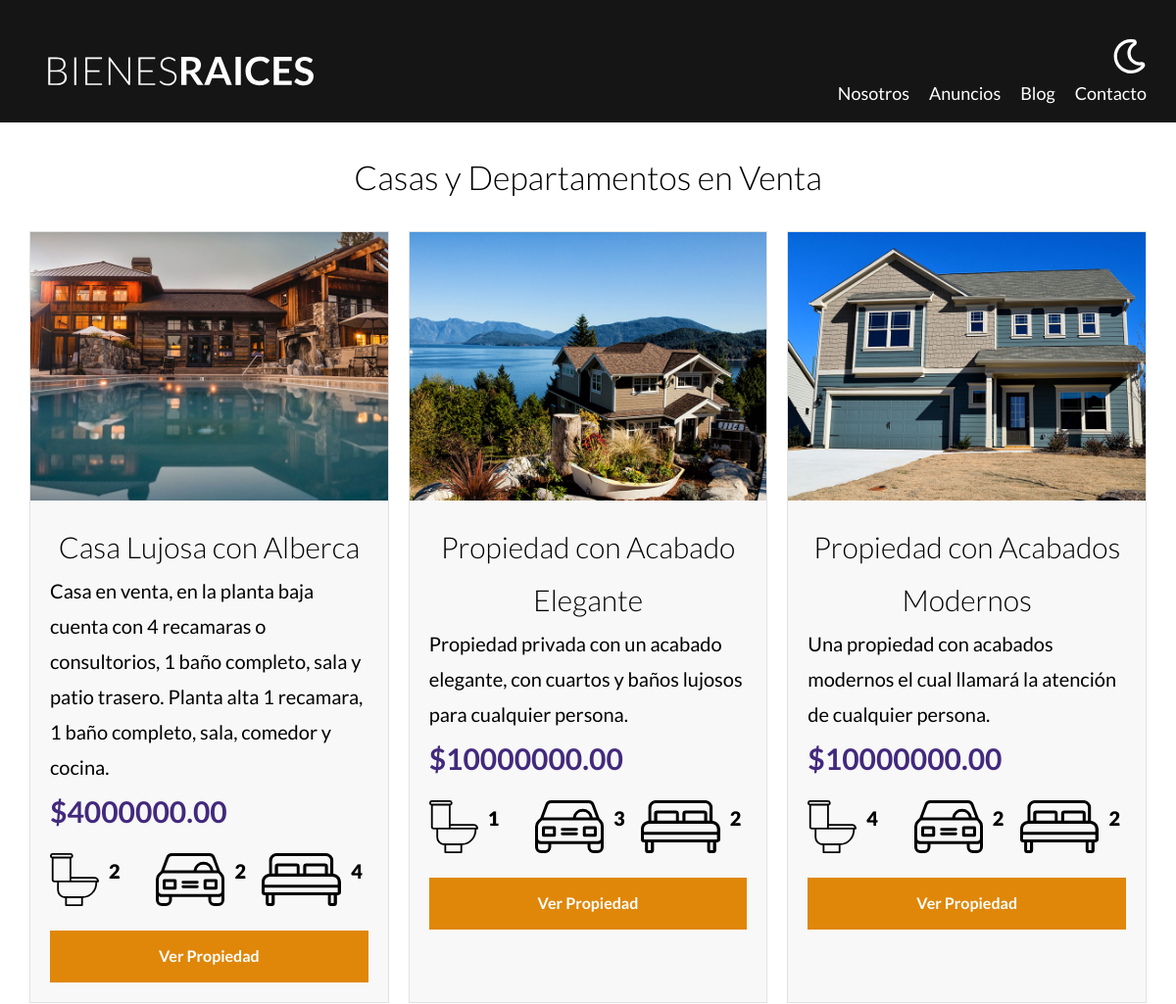
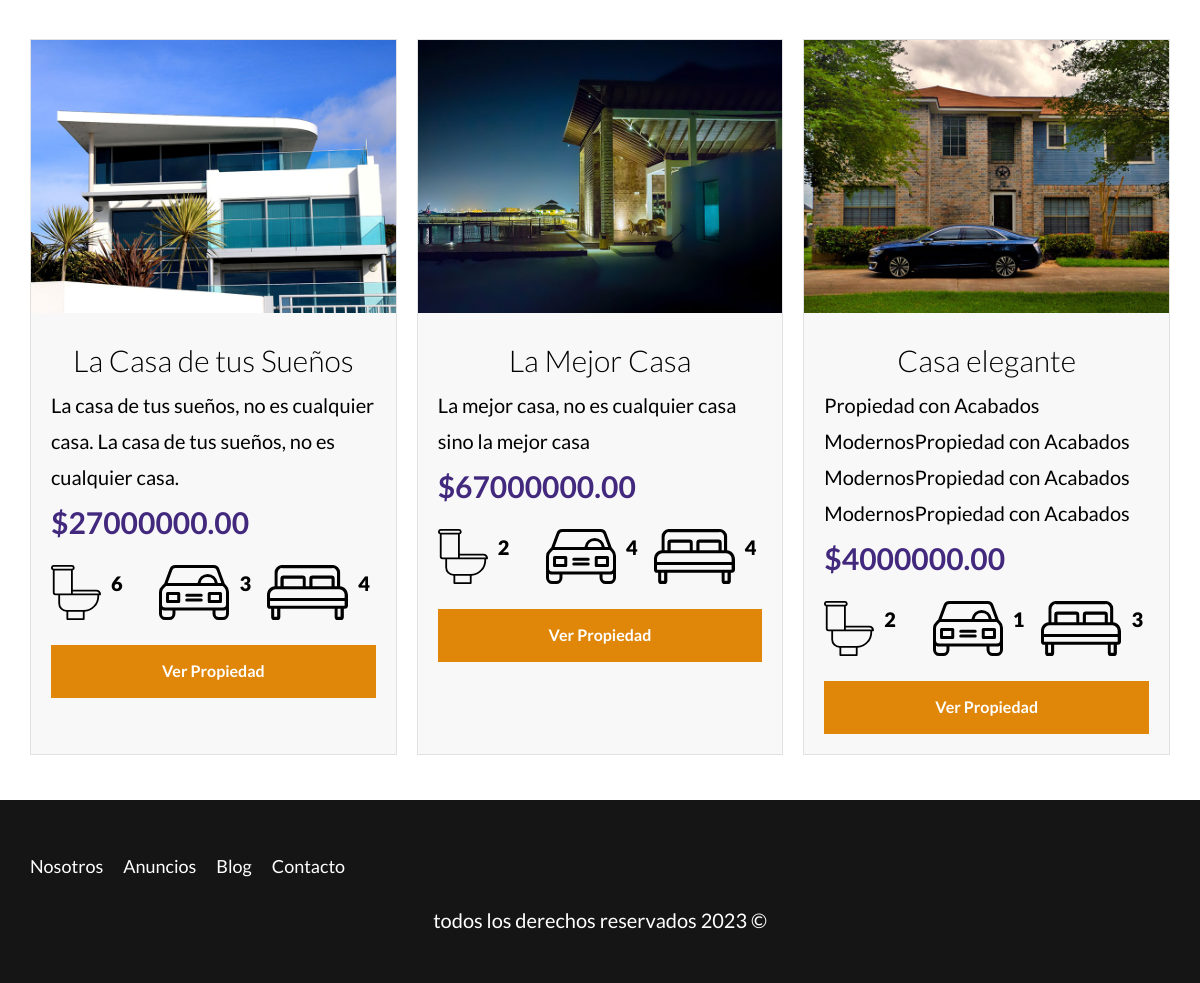
Screenshot of /properties with the database file from the repository (2 pictures, top to bottom).
### tables this page shows
CREATE TABLE `propiedades` (
  `id` int NOT NULL AUTO_INCREMENT,
  `nombre` varchar(45) DEFAULT NULL,
  `precio` decimal(10,2) DEFAULT NULL,
  `imagen` varchar(200) DEFAULT NULL,
  `descripcion` longtext,
  `habitaciones` int DEFAULT NULL,
  `wc` int DEFAULT NULL,
  `estacionamiento` int DEFAULT NULL,
  `creado` date DEFAULT NULL,
  `vendedores_id` int NOT NULL,
  PRIMARY KEY (`id`),
  KEY `fk_propiedades_vendedores_idx` (`vendedores_id`),
  CONSTRAINT `fk_propiedades_vendedores` FOREIGN KEY (`vendedores_id`) REFERENCES `vendedores` (`id`)
);

### controllers/PageController.php (called while the page is built, shortened)
<?php
class PageController {
    public static function properties(Router $router) {
        $properties = Property::all();
        $router->view('pages/properties', [
            'properties' => $properties
        ]);
    }
}

### public/index.php (called while the page is built, shortened)
<?php
$router = new Router();
$router->get('/admin', [PropertyController::class, 'index']);
$router->get('/properties/create', [PropertyController::class, 'create']);
$router->post('/properties/create', [PropertyController::class, 'create']);
$router->get('/properties/update', [PropertyController::class, 'update']);
$router->post('/properties/update', [PropertyController::class, 'update']);
$router->post('/properties/delete', [PropertyController::class, 'delete']);
$router->get('/sellers/create', [SellerController::class, 'create']);
$router->post('/sellers/create', [SellerController::class, 'create']);
$router->get('/sellers/update', [SellerController::class, 'update']);
$router->post('/sellers/update', [SellerController::class, 'update']);
$router->post('/sellers/delete', [SellerController::class, 'delete']);
$router->get('/blog/create', [ArticleController::class, 'create']);
$router->post('/blog/create', [ArticleController::class, 'create']);
$router->get('/blog/update', [ArticleController::class, 'update']);
$router->post('/blog/update', [ArticleController::class, 'update']);
$router->post('/blog/delete', [ArticleController::class, 'delete']);
$router->get('/', [PageController::class, 'index']);
$router->get('/about-us', [PageController::class, 'about_us']);
$router->get('/properties', [PageController::class, 'properties']);
$router->get('/property', [PageController::class, 'property']);
$router->get('/blog', [PageController::class, 'blog']);
$router->get('/article', [PageController::class, 'article']);
$router->get('/contact', [PageController::class, 'contact']);
$router->post('/contact', [PageController::class, 'contact']);
$router->checkRoutes();

### models/ActiveRecord.php (called while the page is built, shortened)
<?php
class ActiveRecord {
    protected static $db;
    protected static $table = '';
    public static function setDB($db) {
        self::$db = $db;
    }
    public static function all() {
        $query = "SELECT * FROM ".static::$table;
        $result = self::SQLQuery($query);
        return $result;
    }
    public static function SQLQuery($query) {
        $result = self::$db->query($query);
        $array = [];
        while ($record = $result->fetch_assoc()) {
            $array[] = static::createObject($record);
        }
        return $array;
    }
    protected static function createObject($record) {
        $object = new static;
        foreach ($record as $key => $value) {
            $propertyName = static::getPropertyForColumn($key);
            if (property_exists($object, $propertyName)) {
                $object->$propertyName = $value;
            }
        }
        return $object;
    }
}

### models/Property.php (called while the page is built, shortened)
<?php
class Property extends ActiveRecord {
    protected static function getPropertyForColumn($column) {
        switch ($column) {
            case 'id':
                return 'id';
            case 'nombre':
                return 'title';
            case 'precio':
                return 'price';
            case 'imagen':
                return 'image';
            case 'descripcion':
                return 'description';
            case 'habitaciones':
                return 'rooms';
            case 'wc':
                return 'wc';
            case 'estacionamiento':
                return 'parking';
            case 'creado':
                return 'date';
            case 'vendedores_id':
                return 'seller';
        }
    }
}

### views/pages/list.php (the view)
<div class="properties">
    <?php foreach($properties as $property): ?>
    <div class="property">
        <img loading="lazy" src="/img/<?php echo $property->image ?>" alt="property image">
        <div class="property-content">
            <h3><?php echo $property->title ?></h3>
            <p><?php echo $property->description ?></p>
            <p class="price">$<?php echo $property->price ?></p>
            <ul class="details-icons">
                <li>
                    <img loading="lazy" src="build/img/icono_wc.svg" alt="wc icon">
                    <p><?php echo $property->wc ?></p>
                </li>
                <li>
                    <img loading="lazy" src="build/img/icono_estacionamiento.svg" alt="parking icon">
                    <p><?php echo $property->parking ?></p>
                </li>
                <li>
                    <img loading="lazy" src="build/img/icono_dormitorio.svg" alt="room icon">
                    <p><?php echo $property->rooms ?></p>
                </li>
            </ul>
            <a class="btn-yellow-block" href="/property?id=<?php echo $property->id ?>">ver propiedad</a>
        </div>
    </div>
    <?php endforeach; ?>
</div>

### public/build/css/app.css (style rules this page uses)
html { -webkit-text-size-adjust:100%;line-height:1.15 }
body { margin:0 }
a { background-color:transparent }
img { border-style:none }
html { box-sizing:border-box;font-size:62.5% }
*,:after,:before { box-sizing:inherit }
body { font-family:Lato,sans-serif;font-size:1.6rem;line-height:1.8 }
p { color:#000;font-size:2rem }
a { text-decoration:none }
img,picture { display:block;width:100% }
h1,h2,h3 { font-family:Lato,sans-serif;font-weight:300;margin:2.5rem 0;text-align:center }
h3 { font-size:3rem }
.btn-yellow-block { background-color:#e08709;border:.2rem solid transparent;color:#fff;display:block;font-weight:700;margin-top:2.5rem;padding:1rem 3rem;text-align:center;text-decoration:none;text-transform:capitalize }
@media (min-width:768px) { .properties { display:grid;gap:2rem;grid-template-columns:repeat(3,1fr) } }
.property { background-color:#f8f8f8;border:.1rem solid #e1e1e1;margin-bottom:2rem }
.property .property-content { padding:2rem }
.property h3,.property p { margin:0 }
.price { color:#42297d;font-size:3rem;font-weight:700 }
.details-icons { display:flex;list-style:none;max-width:40rem;padding:0 }
.details-icons li { display:flex;flex:1 }
.details-icons li img { flex:0 0 5rem;margin-right:1rem }
.details-icons li p { font-weight:900 }

### rows the page displays
propiedades: imagen (picture), nombre "Casa Lujosa con Alberca", descripcion "Casa en venta, en la planta baja cuenta con 4 recamaras o consultorios, 1 baño completo, sala y patio trasero. Planta alta 1 recamara, 1 baño completo, sala, comedor y cocina.", precio "4000000.00", wc "2", parking "2", habitaciones "4"
propiedades: imagen (picture), nombre "Propiedad con Acabado Elegante", descripcion "Propiedad privada con un acabado elegante, con cuartos y baños lujosos para cualquier persona.", precio "10000000.00", wc "1", estacionamiento "3", habitaciones "2"
propiedades: imagen (picture), nombre "Propiedad con Acabados Modernos", descripcion "Una propiedad con acabados modernos el cual llamará la atención de cualquier persona.", precio "10000000.00", wc "4", estacionamiento "2", habitaciones "2"
propiedades: imagen (picture), nombre "La Casa de tus Sueños", descripcion "La casa de tus sueños, no es cualquier casa. La casa de tus sueños, no es cualquier casa.", precio "27000000.00", wc "6", estacionamiento "3", habitaciones "4"
propiedades: imagen (picture), nombre "La Mejor Casa", descripcion "La mejor casa, no es cualquier casa sino la mejor casa", precio "67000000.00", wc "2", estacionamiento "4", habitaciones "4"
propiedades: imagen (picture), nombre "Casa elegante", descripcion "Propiedad con Acabados ModernosPropiedad con Acabados ModernosPropiedad con Acabados ModernosPropiedad con Acabados", precio "4000000.00", wc "2", estacionamiento "1", habitaciones "3"
